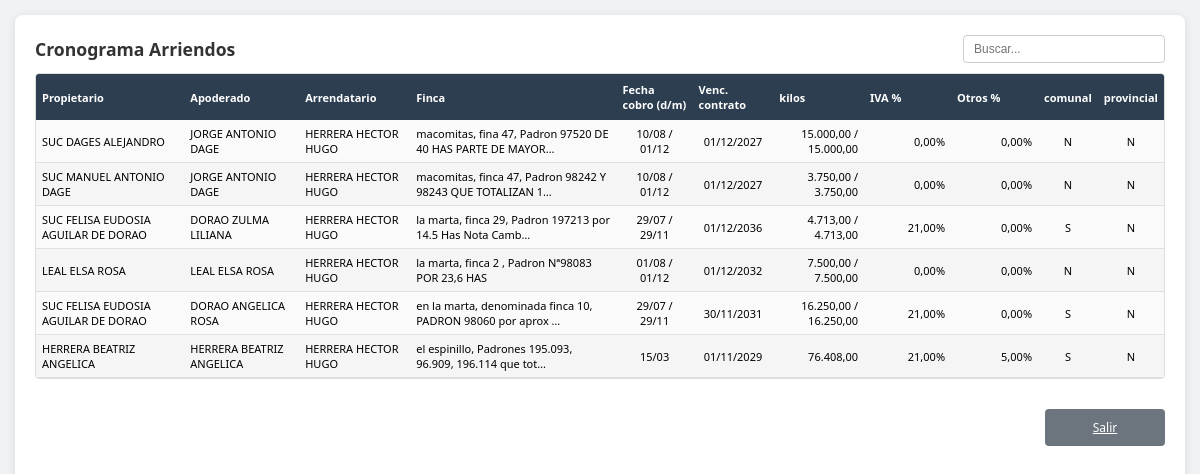
Page /arriendos.php (signed in) on the committed database.
### tables this page shows
CREATE TABLE `arriendos` (
  `id` int(11) NOT NULL AUTO_INCREMENT,
  `propietario_id` int(11) NOT NULL,
  `apoderado_id` int(11) NOT NULL,
  `arrendatario_id` int(11) NOT NULL,
  `padron` varchar(20) DEFAULT NULL,
  `descripcion_finca` text DEFAULT NULL,
  `fecha_cobro_1` date DEFAULT NULL,
  `fecha_cobro_2` date DEFAULT NULL,
  `kilos_fecha_1` decimal(12,2) DEFAULT NULL,
  `kilos_fecha_2` decimal(12,2) DEFAULT NULL,
  `iva_porcentaje` decimal(5,2) NOT NULL DEFAULT 21.00,
  `descontar_iva` tinyint(1) NOT NULL DEFAULT 0,
  `monto_descuentos` decimal(12,2) NOT NULL DEFAULT 0.00,
  `paga_comunal` tinyint(1) NOT NULL DEFAULT 0,
  `paga_provincial` tinyint(1) NOT NULL DEFAULT 0,
  `porcentaje_otros` decimal(5,2) DEFAULT NULL,
  `fecha_vencimiento_contrato` date DEFAULT NULL,
  `fecha_creacion` timestamp NOT NULL DEFAULT current_timestamp(),
  `fecha_modificacion` timestamp NOT NULL DEFAULT current_timestamp() ON UPDATE current_timestamp(),
  PRIMARY KEY (`id`),
  KEY `fk_arriendo_propietario` (`propietario_id`),
  KEY `fk_arriendo_apoderado` (`apoderado_id`),
  KEY `fk_arriendo_arrendatario` (`arrendatario_id`),
  CONSTRAINT `fk_arriendo_apoderado` FOREIGN KEY (`apoderado_id`) REFERENCES `usuarios` (`id`) ON UPDATE CASCADE,
  CONSTRAINT `fk_arriendo_arrendatario` FOREIGN KEY (`arrendatario_id`) REFERENCES `usuarios` (`id`) ON UPDATE CASCADE,
  CONSTRAINT `fk_arriendo_propietario` FOREIGN KEY (`propietario_id`) REFERENCES `usuarios` (`id`) ON UPDATE CASCADE
);

CREATE TABLE `usuarios` (
  `id` int(11) NOT NULL AUTO_INCREMENT,
  `acceso_creador_id` int(11) DEFAULT NULL COMMENT 'NULL=principal',
  `apellido` varchar(150) NOT NULL,
  `dni` varchar(20) NOT NULL,
  `cuit` varchar(25) DEFAULT NULL,
  `domicilio` varchar(200) DEFAULT NULL,
  `email` varchar(100) DEFAULT NULL,
  `celular` varchar(20) DEFAULT NULL,
  `consorcio` varchar(100) DEFAULT NULL,
  PRIMARY KEY (`id`),
  KEY `idx_acceso_creador` (`acceso_creador_id`)
);

### arriendos.php (the view, shortened to what this page needs)
<?php
include 'verificar_sesion.php';
$nivelAcceso = (int)($_SESSION['acceso_nivel'] ?? 0);
$soloLectura = ($nivelAcceso < 2);
$sql = "SELECT a.*,
        p.apellido AS nombre_propietario,
        ap.apellido AS nombre_apoderado,
        ar.apellido AS nombre_arrendatario
        FROM arriendos a
        LEFT JOIN usuarios p ON a.propietario_id = p.id
        LEFT JOIN usuarios ap ON a.apoderado_id = ap.id
        LEFT JOIN usuarios ar ON a.arrendatario_id = ar.id
        ORDER BY a.id DESC";
$resultado = mysqli_query($conexion, $sql);
?>
<!DOCTYPE html>
<html lang="es">
<head>
</head>
<body onkeydown="var e=event||window.event;if((e.keyCode||e.which)===27){e.preventDefault();window.location.href='index.php';return false;}">
<div class="contenedor">
    <div class="encabezado">
        <h2>Cronograma Arriendos</h2>
        <div class="buscar-wrap">
            <input type="text" id="txtBuscar" placeholder="Buscar..." onkeyup="filtrarArriendos()">
        </div>
    </div>
    <div class="tabla-arriendos-wrap">
    <table class="tabla-arriendos">
        <thead>
            <tr>
                <th>Propietario</th>
                <th>Apoderado</th>
                <th>Arrendatario</th>
                <th>Finca</th>
                <th class="al-cen">Fecha cobro (d/m)</th>
                <th class="al-cen">Venc. contrato</th>
                <th class="al-der">kilos</th>
                <th class="al-der col-iva">IVA %</th>
                <th class="al-der col-otros">Otros %</th>
                <th class="al-cen">comunal</th>
                <th class="al-cen">provincial</th>
            </tr>
        </thead>
        <tbody>
            <?php
            while ($f = mysqli_fetch_assoc($resultado)) {
                $fecha1 = !empty($f['fecha_cobro_1']) ? date('d/m', strtotime($f['fecha_cobro_1'])) : '-';
                $fecha2 = !empty($f['fecha_cobro_2']) ? date('d/m', strtotime($f['fecha_cobro_2'])) : '';
                $fechas = $fecha1 . ($fecha2 ? ' / ' . $fecha2 : '');
                $venc_contrato = (isset($f['fecha_vencimiento_contrato']) && $f['fecha_vencimiento_contrato'] !== '' && $f['fecha_vencimiento_contrato'] !== null) ? date('d/m/Y', strtotime($f['fecha_vencimiento_contrato'])) : '-';
                $kilos1 = $f['kilos_fecha_1'] !== null ? number_format((float)$f['kilos_fecha_1'], 2, ',', '.') : '-';
                $kilos2 = $f['kilos_fecha_2'] !== null ? number_format((float)$f['kilos_fecha_2'], 2, ',', '.') : '';
                $kilos = $kilos1 . ($kilos2 ? ' / ' . $kilos2 : '');
                $ivaPct = isset($f['iva_porcentaje']) && $f['iva_porcentaje'] !== null && $f['iva_porcentaje'] !== '' ? (float)$f['iva_porcentaje'] : 21;
                $pctOtros = isset($f['porcentaje_otros']) && $f['porcentaje_otros'] !== null && $f['porcentaje_otros'] !== '' ? (float)$f['porcentaje_otros'] : 0;
                $comunal = (int)$f['paga_comunal'] ? 'S' : 'N';
                $provincial = (int)$f['paga_provincial'] ? 'S' : 'N';
                $finca = !empty($f['descripcion_finca']) ? $f['descripcion_finca'] : '-';
                if (strlen($finca) > 60) $finca = substr($finca, 0, 57) . '…';
            ?>
            <tr class="fila-arriendo">
                <td><?= htmlspecialchars($f['nombre_propietario'] ?? '-') ?></td>
                <td><?= htmlspecialchars($f['nombre_apoderado'] ?? '-') ?></td>
                <td><?= htmlspecialchars($f['nombre_arrendatario'] ?? '-') ?></td>
                <td><?= htmlspecialchars($finca) ?></td>
                <td class="al-cen"><?= $fechas ?></td>
                <td class="al-cen"><?= $venc_contrato ?></td>
                <td class="al-der"><?= $kilos ?></td>
                <td class="al-der col-iva<?= !$soloLectura ? ' celda-iva' : '' ?>"<?= !$soloLectura ? ' data-id="'.(int)$f['id'].'" data-valor="'.htmlspecialchars($ivaPct).'"' : '' ?>><?= number_format($ivaPct, 2, ',', '.') ?>%</td>
                <td class="al-der col-otros<?= !$soloLectura ? ' celda-otros' : '' ?>"<?= !$soloLectura ? ' data-id="'.(int)$f['id'].'" data-valor="'.htmlspecialchars($pctOtros).'"' : '' ?>><?= number_format($pctOtros, 2, ',', '.') ?>%</td>
                <td class="al-cen sino"><?= $comunal ?></td>
                <td class="al-cen sino"><?= $provincial ?></td>
            </tr>
            <?php } ?>
        </tbody>
    </table>
    </div>
    <div class="pie">
        <a href="index.php" class="btn-salir">Salir</a>
    </div>
</div>
</body>
</html>

### arriendos.php (style rules this page uses)
body { font-family: 'Segoe UI', sans-serif; background: #f0f2f5; margin: 0; padding: 15px; min-height: 100vh; display: flex; flex-direction: column; box-sizing: border-box; }
.contenedor { flex: 1; background: white; padding: 20px; border-radius: 8px; box-shadow: 0 2px 10px rgba(0,0,0,0.1); }
.encabezado { display: flex; justify-content: space-between; align-items: center; margin-bottom: 10px; flex-wrap: wrap; gap: 8px; }
h2 { margin: 0; color: #333; font-size: 1.1rem; font-weight: 600; }
.buscar-wrap { display: flex; align-items: center; gap: 6px; }
.buscar-wrap input { padding: 6px 10px; border: 1px solid #ccc; border-radius: 4px; font-size: 12px; width: 180px; }
.tabla-arriendos-wrap { max-height: 428px; overflow-y: auto; border: 1px solid #ddd; border-radius: 4px; }
.tabla-arriendos { width: 100%; border-collapse: collapse; font-size: 11px; }
.tabla-arriendos th { background: #2c3e50; color: white; padding: 8px 6px; text-align: left; font-weight: 600; position: sticky; top: 0; z-index: 1; }
.tabla-arriendos td { padding: 6px; border-bottom: 1px solid #e0e0e0; }
.tabla-arriendos tbody tr:nth-child(even) { background: #f5f5f5; }
.tabla-arriendos tbody tr:nth-child(odd) { background: #fafafa; }
.al-cen { text-align: center; }
.al-der { text-align: right; }
.col-iva, .col-otros { min-width: 75px; text-align: right; padding-right: 12px; }
.btn-alta, .btn-salir { min-width: 120px; padding: 10px 24px; font-size: 12px; text-align: center; box-sizing: border-box; }
.btn-salir { background: #6c757d; color: white; border-radius: 4px; margin-top: 15px; }
.pie { margin-top: auto; padding-top: 15px; display: flex; justify-content: flex-end; }
.sino { font-size: 11px; }

### rows in the picture
arriendos: propietario.apellido "SUC DAGES ALEJANDRO", apoderado.apellido "JORGE ANTONIO DAGE", arrendatario.apellido "HERRERA HECTOR HUGO", descripcion_finca "macomitas, fina 47, Padron 97520 DE 40 HAS PARTE DE MAYOR…", fechas "10/08 / 01/12", fecha_vencimiento_contrato "01/12/2027", kilos "15.000,00 / 15.000,00", iva_porcentaje "0,00", porcentaje_otros "0,00", paga_comunal "N", paga_provincial "N"
arriendos: propietario.apellido "SUC MANUEL ANTONIO DAGE", apoderado.apellido "JORGE ANTONIO DAGE", arrendatario.apellido "HERRERA HECTOR HUGO", descripcion_finca "macomitas, finca 47, Padron 98242 Y 98243 QUE TOTALIZAN 1…", fechas "10/08 / 01/12", fecha_vencimiento_contrato "01/12/2027", kilos "3.750,00 / 3.750,00", iva_porcentaje "0,00", porcentaje_otros "0,00", paga_comunal "N", paga_provincial "N"
arriendos: propietario.apellido "SUC FELISA EUDOSIA AGUILAR DE DORAO", apoderado.apellido "DORAO ZULMA LILIANA", arrendatario.apellido "HERRERA HECTOR HUGO", descripcion_finca "la marta, finca 29, Padron 197213 por 14.5 Has Nota Camb…", fechas "29/07 / 29/11", fecha_vencimiento_contrato "01/12/2036", kilos "4.713,00 / 4.713,00", iva_porcentaje "21,00", porcentaje_otros "0,00", paga_comunal "S", paga_provincial "N"
arriendos: apoderado.apellido "LEAL ELSA ROSA", arrendatario.apellido "HERRERA HECTOR HUGO", descripcion_finca "la marta, finca 2 , Padron Nª98083 POR 23,6 HAS", fechas "01/08 / 01/12", fecha_vencimiento_contrato "01/12/2032", kilos "7.500,00 / 7.500,00", iva_porcentaje "0,00", porcentaje_otros "0,00", paga_comunal "N", paga_provincial "N"
arriendos: propietario.apellido "SUC FELISA EUDOSIA AGUILAR DE DORAO", apoderado.apellido "DORAO ANGELICA ROSA", arrendatario.apellido "HERRERA HECTOR HUGO", descripcion_finca "en la marta, denominada finca 10, PADRON 98060 por aprox …", fechas "29/07 / 29/11", fecha_vencimiento_contrato "30/11/2031", kilos "16.250,00 / 16.250,00", iva_porcentaje "21,00", porcentaje_otros "0,00", paga_comunal "S", paga_provincial "N"
arriendos: apoderado.apellido "HERRERA BEATRIZ ANGELICA", arrendatario.apellido "HERRERA HECTOR HUGO", descripcion_finca "el espinillo, Padrones 195.093, 96.909, 196.114 que tot…", fechas "15/03", fecha_vencimiento_contrato "01/11/2029", kilos "76.408,00", iva_porcentaje "21,00", porcentaje_otros "5,00", paga_comunal "S", paga_provincial "N"
